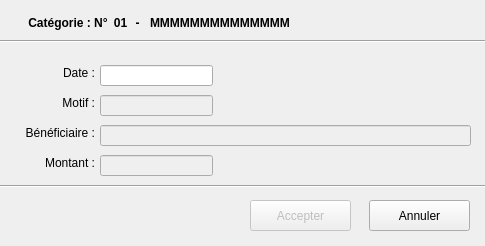
<?xml version="1.0" encoding="UTF-8"?>
<ui version="4.0">
 <class>EntreeUnMouvementDlg</class>
 <widget class="QDialog" name="EntreeUnMouvementDlg">
  <property name="geometry">
   <rect>
    <x>0</x>
    <y>0</y>
    <width>485</width>
    <height>246</height>
   </rect>
  </property>
  <property name="minimumSize">
   <size>
    <width>485</width>
    <height>246</height>
   </size>
  </property>
  <property name="maximumSize">
   <size>
    <width>485</width>
    <height>246</height>
   </size>
  </property>
  <property name="windowTitle">
   <string>G.R.D. - Entrée d'un mouvement</string>
  </property>
  <widget class="QLabel" name="labelNomCategorie">
   <property name="geometry">
    <rect>
     <x>150</x>
     <y>15</y>
     <width>181</width>
     <height>16</height>
    </rect>
   </property>
   <property name="font">
    <font>
     <weight>75</weight>
     <bold>true</bold>
    </font>
   </property>
   <property name="text">
    <string>MMMMMMMMMMMMMM</string>
   </property>
  </widget>
  <widget class="Line" name="line">
   <property name="geometry">
    <rect>
     <x>0</x>
     <y>40</y>
     <width>711</width>
     <height>3</height>
    </rect>
   </property>
   <property name="orientation">
    <enum>Qt::Horizontal</enum>
   </property>
  </widget>
  <widget class="QLabel" name="label">
   <property name="geometry">
    <rect>
     <x>10</x>
     <y>65</y>
     <width>85</width>
     <height>16</height>
    </rect>
   </property>
   <property name="text">
    <string>Date :</string>
   </property>
   <property name="alignment">
    <set>Qt::AlignRight|Qt::AlignTrailing|Qt::AlignVCenter</set>
   </property>
  </widget>
  <widget class="QLabel" name="label_2">
   <property name="geometry">
    <rect>
     <x>10</x>
     <y>95</y>
     <width>85</width>
     <height>16</height>
    </rect>
   </property>
   <property name="text">
    <string>Motif :</string>
   </property>
   <property name="alignment">
    <set>Qt::AlignRight|Qt::AlignTrailing|Qt::AlignVCenter</set>
   </property>
  </widget>
  <widget class="QLabel" name="label_3">
   <property name="geometry">
    <rect>
     <x>10</x>
     <y>125</y>
     <width>85</width>
     <height>16</height>
    </rect>
   </property>
   <property name="text">
    <string>Bénéficiaire :</string>
   </property>
   <property name="alignment">
    <set>Qt::AlignRight|Qt::AlignTrailing|Qt::AlignVCenter</set>
   </property>
  </widget>
  <widget class="QLabel" name="label_4">
   <property name="geometry">
    <rect>
     <x>10</x>
     <y>155</y>
     <width>85</width>
     <height>16</height>
    </rect>
   </property>
   <property name="text">
    <string>Montant :</string>
   </property>
   <property name="alignment">
    <set>Qt::AlignRight|Qt::AlignTrailing|Qt::AlignVCenter</set>
   </property>
  </widget>
  <widget class="QLineEdit" name="lineEditDate">
   <property name="geometry">
    <rect>
     <x>100</x>
     <y>65</y>
     <width>113</width>
     <height>21</height>
    </rect>
   </property>
   <property name="maxLength">
    <number>8</number>
   </property>
  </widget>
  <widget class="QLineEdit" name="lineEditNumChq">
   <property name="enabled">
    <bool>false</bool>
   </property>
   <property name="geometry">
    <rect>
     <x>100</x>
     <y>95</y>
     <width>113</width>
     <height>21</height>
    </rect>
   </property>
   <property name="maxLength">
    <number>6</number>
   </property>
  </widget>
  <widget class="QLineEdit" name="lineEditBenef">
   <property name="enabled">
    <bool>false</bool>
   </property>
   <property name="geometry">
    <rect>
     <x>100</x>
     <y>125</y>
     <width>371</width>
     <height>21</height>
    </rect>
   </property>
   <property name="text">
    <string/>
   </property>
   <property name="maxLength">
    <number>40</number>
   </property>
  </widget>
  <widget class="QLineEdit" name="lineEditMontant">
   <property name="enabled">
    <bool>false</bool>
   </property>
   <property name="geometry">
    <rect>
     <x>100</x>
     <y>155</y>
     <width>113</width>
     <height>21</height>
    </rect>
   </property>
   <property name="text">
    <string/>
   </property>
   <property name="maxLength">
    <number>9</number>
   </property>
   <property name="alignment">
    <set>Qt::AlignRight|Qt::AlignTrailing|Qt::AlignVCenter</set>
   </property>
  </widget>
  <widget class="Line" name="line_2">
   <property name="geometry">
    <rect>
     <x>0</x>
     <y>185</y>
     <width>711</width>
     <height>3</height>
    </rect>
   </property>
   <property name="orientation">
    <enum>Qt::Horizontal</enum>
   </property>
  </widget>
  <widget class="QPushButton" name="annulerButton">
   <property name="geometry">
    <rect>
     <x>369</x>
     <y>200</y>
     <width>101</width>
     <height>31</height>
    </rect>
   </property>
   <property name="text">
    <string>Annuler</string>
   </property>
  </widget>
  <widget class="QPushButton" name="accepterButton">
   <property name="enabled">
    <bool>false</bool>
   </property>
   <property name="geometry">
    <rect>
     <x>250</x>
     <y>200</y>
     <width>101</width>
     <height>31</height>
    </rect>
   </property>
   <property name="text">
    <string>Accepter</string>
   </property>
   <property name="default">
    <bool>true</bool>
   </property>
  </widget>
  <widget class="QLabel" name="label_5">
   <property name="geometry">
    <rect>
     <x>10</x>
     <y>15</y>
     <width>101</width>
     <height>16</height>
    </rect>
   </property>
   <property name="font">
    <font>
     <weight>75</weight>
     <bold>true</bold>
    </font>
   </property>
   <property name="text">
    <string>Catégorie : N° </string>
   </property>
   <property name="alignment">
    <set>Qt::AlignRight|Qt::AlignTrailing|Qt::AlignVCenter</set>
   </property>
  </widget>
  <widget class="QLabel" name="labelNumeroCategorie">
   <property name="geometry">
    <rect>
     <x>110</x>
     <y>15</y>
     <width>21</width>
     <height>16</height>
    </rect>
   </property>
   <property name="font">
    <font>
     <weight>75</weight>
     <bold>true</bold>
    </font>
   </property>
   <property name="text">
    <string>01</string>
   </property>
   <property name="alignment">
    <set>Qt::AlignCenter</set>
   </property>
  </widget>
  <widget class="QLabel" name="label_6">
   <property name="geometry">
    <rect>
     <x>130</x>
     <y>15</y>
     <width>15</width>
     <height>16</height>
    </rect>
   </property>
   <property name="font">
    <font>
     <weight>75</weight>
     <bold>true</bold>
    </font>
   </property>
   <property name="text">
    <string>-</string>
   </property>
   <property name="alignment">
    <set>Qt::AlignCenter</set>
   </property>
  </widget>
 </widget>
 <tabstops>
  <tabstop>lineEditDate</tabstop>
  <tabstop>lineEditNumChq</tabstop>
  <tabstop>lineEditBenef</tabstop>
  <tabstop>lineEditMontant</tabstop>
  <tabstop>accepterButton</tabstop>
  <tabstop>annulerButton</tabstop>
 </tabstops>
 <resources/>
 <connections>
  <connection>
   <sender>accepterButton</sender>
   <signal>clicked()</signal>
   <receiver>EntreeUnMouvementDlg</receiver>
   <slot>accept()</slot>
   <hints>
    <hint type="sourcelabel">
     <x>235</x>
     <y>215</y>
    </hint>
    <hint type="destinationlabel">
     <x>213</x>
     <y>122</y>
    </hint>
   </hints>
  </connection>
  <connection>
   <sender>annulerButton</sender>
   <signal>clicked()</signal>
   <receiver>EntreeUnMouvementDlg</receiver>
   <slot>reject()</slot>
   <hints>
    <hint type="sourcelabel">
     <x>354</x>
     <y>215</y>
    </hint>
    <hint type="destinationlabel">
     <x>213</x>
     <y>122</y>
    </hint>
   </hints>
  </connection>
 </connections>
</ui>
